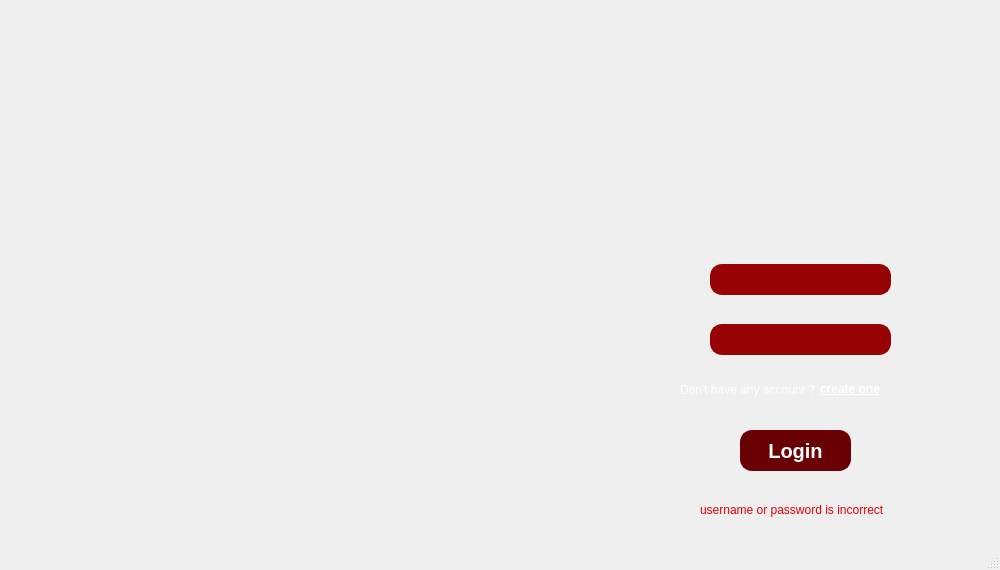
<?xml version="1.0" encoding="UTF-8"?>
<ui version="4.0">
 <class>MainWindow</class>
 <widget class="QMainWindow" name="MainWindow">
  <property name="windowModality">
   <enum>Qt::ApplicationModal</enum>
  </property>
  <property name="geometry">
   <rect>
    <x>0</x>
    <y>0</y>
    <width>1000</width>
    <height>570</height>
   </rect>
  </property>
  <property name="sizePolicy">
   <sizepolicy hsizetype="Fixed" vsizetype="Fixed">
    <horstretch>0</horstretch>
    <verstretch>0</verstretch>
   </sizepolicy>
  </property>
  <property name="minimumSize">
   <size>
    <width>1000</width>
    <height>570</height>
   </size>
  </property>
  <property name="maximumSize">
   <size>
    <width>1000</width>
    <height>570</height>
   </size>
  </property>
  <property name="windowTitle">
   <string>Login</string>
  </property>
  <property name="windowIcon">
   <iconset resource="Resources.qrc">
    <normaloff>:/Images/logo bank.png</normaloff>:/Images/logo bank.png</iconset>
  </property>
  <property name="styleSheet">
   <string notr="true">#MainWindow{		
background-image: url(&quot;:/Images/login page.png&quot;);
        background-repeat: no-repeat;
        background-attachment: fixed;
        background-size: cover;
        background-position: center;
}
</string>
  </property>
  <widget class="QWidget" name="centralwidget">
   <widget class="QLineEdit" name="lineEditUser">
    <property name="geometry">
     <rect>
      <x>710</x>
      <y>264</y>
      <width>181</width>
      <height>31</height>
     </rect>
    </property>
    <property name="font">
     <font>
      <family>Cascadia Mono</family>
      <pointsize>-1</pointsize>
      <bold>true</bold>
     </font>
    </property>
    <property name="styleSheet">
     <string notr="true">#lineEditUser{
    background-color:  #970204; /* رنگ پس‌زمینه مشکی */
    color: black; /* رنگ متن سفید */
    border: 2px solid #970204; /* حاشیه با رنگ قرمز */
    border-radius: 12px; /* گرد کردن حاشیه */
    padding: 3px 10px; /* فاصله داخلی دکمه */
    font-size: 12px; /* اندازه‌ی متن */
	font-family:'Cascadia Mono' ;
	font-weight: bold;
    text-align: center; /* مرکز‌چین کردن متن */
    box-shadow: 0 0 10px red; /* افکت glow قرمز */
}
#lineEditUser:hover {
    background-color: #cccccc; /* تغییر رنگ پس‌زمینه به قرمز */
    color: black; /* تغییر رنگ متن به مشکی */
    box-shadow: 0 0 20px red; /* تغییر افکت glow */
}</string>
    </property>
    <property name="inputMask">
     <string/>
    </property>
    <property name="text">
     <string/>
    </property>
    <property name="frame">
     <bool>true</bool>
    </property>
   </widget>
   <widget class="QLineEdit" name="lineEditPass">
    <property name="geometry">
     <rect>
      <x>710</x>
      <y>324</y>
      <width>181</width>
      <height>31</height>
     </rect>
    </property>
    <property name="styleSheet">
     <string notr="true">#lineEditPass{
    background-color:  #970204; /* رنگ پس‌زمینه مشکی */
    color: black; /* رنگ متن سفید */
    border: 2px solid #970204; /* حاشیه با رنگ قرمز */
    border-radius: 12px; /* گرد کردن حاشیه */
    padding: 3px 10px; /* فاصله داخلی دکمه */
    font-size: 12px; /* اندازه‌ی متن */
	font-family:'Cascadia Mono' ;
	font-weight: bold;
    text-align: center; /* مرکز‌چین کردن متن */
    box-shadow: 0 0 10px red; /* افکت glow قرمز */
}
#lineEditPass:hover {
    background-color: #cccccc; /* تغییر رنگ پس‌زمینه به قرمز */
    color: black; /* تغییر رنگ متن به مشکی */
    box-shadow: 0 0 20px red; /* تغییر افکت glow */
}</string>
    </property>
   </widget>
   <widget class="QLabel" name="labelMessage">
    <property name="geometry">
     <rect>
      <x>680</x>
      <y>380</y>
      <width>171</width>
      <height>20</height>
     </rect>
    </property>
    <property name="styleSheet">
     <string notr="true">#labelMessage {
    color: white; /* رنگ متن سفید */
}
</string>
    </property>
    <property name="text">
     <string>Don't have any account ?</string>
    </property>
   </widget>
   <widget class="QLabel" name="labelSignUp">
    <property name="geometry">
     <rect>
      <x>820</x>
      <y>379</y>
      <width>81</width>
      <height>20</height>
     </rect>
    </property>
    <property name="styleSheet">
     <string notr="true">#labelSignUp {
    color: white; /* رنگ متن سفید */
    font-weight: bold; /* متن بولد */
    text-decoration: underline; /* خط زیر متن */
    text-decoration-line: none; /* حذف خط زیر متن به صورت پیش‌فرض */
}

/* هنگام هوور (hover) بر روی لیبل */
#labelSignUp:hover {
    text-decoration-line: underline; /* افزودن خط زیر متن هنگام هوور */
	color: #970408
}</string>
    </property>
    <property name="text">
     <string>create one</string>
    </property>
   </widget>
   <widget class="QPushButton" name="pushButtonLog">
    <property name="geometry">
     <rect>
      <x>740</x>
      <y>430</y>
      <width>111</width>
      <height>41</height>
     </rect>
    </property>
    <property name="styleSheet">
     <string notr="true">#pushButtonLog{
    background-color:  #690003; /* رنگ پس‌زمینه مشکی */
    color: white; /* رنگ متن سفید */
    border: 2px solid #690003; /* حاشیه با رنگ قرمز */
    border-radius: 12px; /* گرد کردن حاشیه */
    padding: 3px 10px; /* فاصله داخلی دکمه */
    font-size: 20px; /* اندازه‌ی متن */
	font-family:'Cascadia Mono' ;
	font-weight: bold;
    text-align: center; /* مرکز‌چین کردن متن */
    box-shadow: 0 0 10px red; /* افکت glow قرمز */
}
#pushButtonLog:hover {
    background-color: #d00006; /* تغییر رنگ پس‌زمینه به قرمز */
    color: white; /* تغییر رنگ متن به مشکی */
    border: 2px solid #d00006; 
    box-shadow: 0 0 20px red; /* تغییر افکت glow */
}</string>
    </property>
    <property name="text">
     <string>Login</string>
    </property>
   </widget>
   <widget class="QLabel" name="labelWrong">
    <property name="enabled">
     <bool>true</bool>
    </property>
    <property name="geometry">
     <rect>
      <x>700</x>
      <y>500</y>
      <width>231</width>
      <height>20</height>
     </rect>
    </property>
    <property name="styleSheet">
     <string notr="true">#labelWrong {
    color: #e80006; /* رنگ متن سفید */
}
</string>
    </property>
    <property name="frameShadow">
     <enum>QFrame::Plain</enum>
    </property>
    <property name="text">
     <string>username or password is incorrect</string>
    </property>
   </widget>
  </widget>
  <widget class="QMenuBar" name="menubar">
   <property name="geometry">
    <rect>
     <x>0</x>
     <y>0</y>
     <width>1000</width>
     <height>26</height>
    </rect>
   </property>
  </widget>
  <widget class="QStatusBar" name="statusbar"/>
 </widget>
 <resources>
  <include location="Resources.qrc"/>
 </resources>
 <connections/>
</ui>
